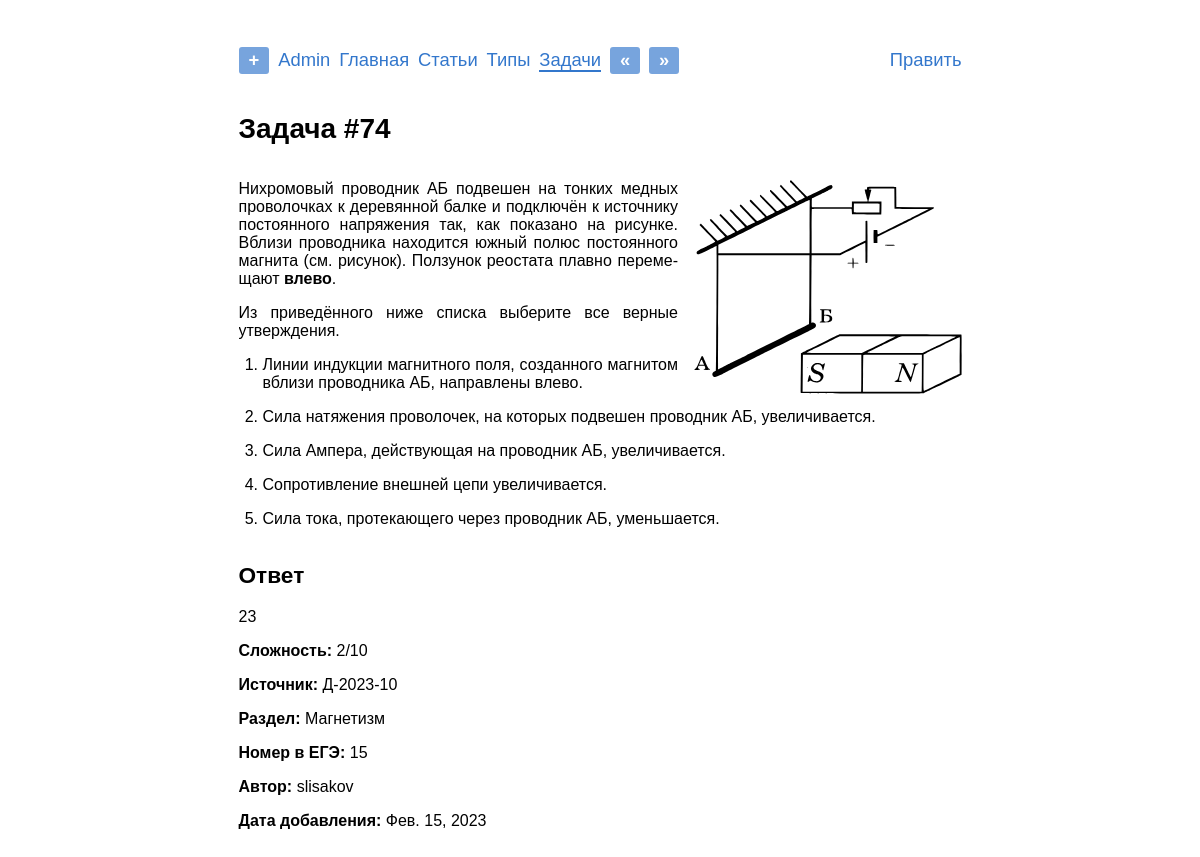
Page /problems/74/ on the earlier database version.
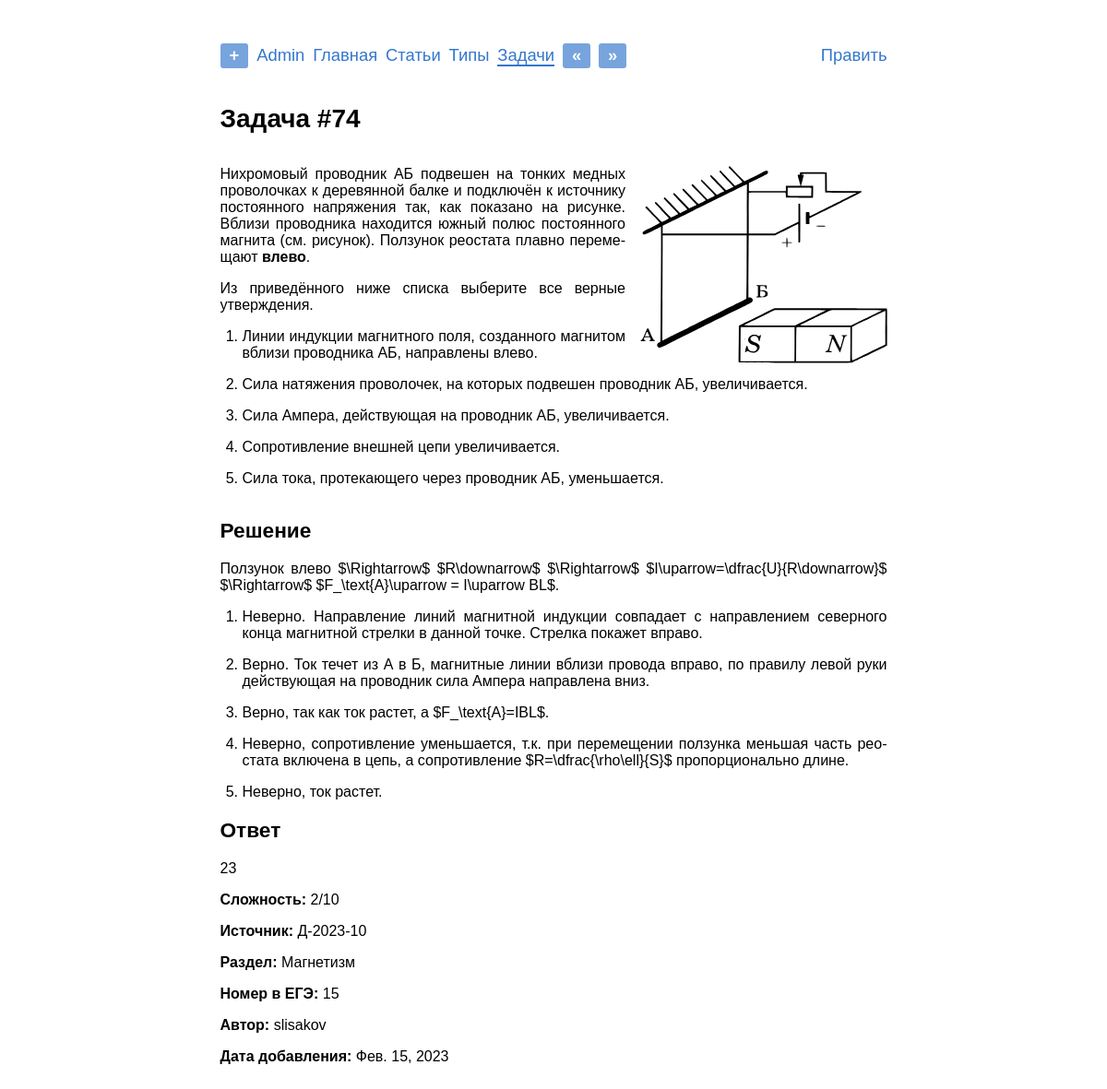
Same page on the later database version.
### problems/models.py (models this page shows, shortened)
class Problem(models.Model):
    objects = ProblemManager()
    text = models.TextField('условие',
                            max_length=6000,
                            help_text='Максимум 6 тыс. символов '
                            '(если мало - обратитесь к создательнице сайта)')
    solution = models.TextField('решение',
                                max_length=6000,
                                help_text='Максимум 6 тыс. символов',
                                blank=True,
                                null=True)
    answer = models.TextField('ответ',
                              max_length=1000,
                              help_text='Максимум 1 тыс. символов',
                              blank=True,
                              null=True)
    complexity = models.PositiveSmallIntegerField('сложность',
                                                  help_text=('число от 1 до 10'
                                                             ' включительно'),
                                                  blank=True,
                                                  null=True,
                                                  validators=(
                                                      [MinValueValidator(1),
                                                       MaxValueValidator(10)]))
    author = models.ForeignKey(User,
                               on_delete=models.CASCADE,
                               editable=False,
                               verbose_name='автор')
    date = models.DateField('дата добавления',
                            auto_now_add=True)
    tags = models.ManyToManyField(Tag,
                                  verbose_name='тэги',
                                  blank=True)
    source = models.ForeignKey(Source,
                               on_delete=models.CASCADE,
                               verbose_name='источник',
                               blank=True,
                               null=True)
    category = models.ForeignKey(Category,
                                 on_delete=models.CASCADE,
                                 verbose_name='раздел',
                                 blank=True,
                                 null=True)
    subcategory = models.ForeignKey(Subcategory,
                                    on_delete=models.CASCADE,
                                    verbose_name='подраздел',
                                    blank=True,
                                    null=True)
    type_ege = models.ForeignKey(TypeInEGE,
                                 on_delete=models.CASCADE,
                                 verbose_name='Тип задания',
                                 null=True)
    class Meta:
        verbose_name = 'задача'
        verbose_name_plural = 'задачи'
        default_related_name = 'problems'

class Source(models.Model):
    name = models.CharField('название',
                            max_length=500,
                            help_text='Максимум 500 символов')
    class Meta:
        verbose_name = 'источник'
        verbose_name_plural = 'источники'
        default_related_name = 'source'
        ordering = ['name']
    def __str__(self):
        return self.name

class CategoryBaseModel(models.Model):
    name = models.CharField('название',
                            max_length=150,
                            help_text='Максимум 150 символов')
    slug = models.SlugField('слаг',
                            max_length=150,
                            help_text=('Слаг - текстовый идентификатор,'
                                       ' с помощью которого будут'
                                       ' генерироваться ссылки'))
    class Meta:
        abstract = True
    def __str__(self):
        return self.name

class Category(CategoryBaseModel):
    class Meta:
        verbose_name = 'раздел'
        verbose_name_plural = 'разделы'
        default_related_name = 'category'
        ordering = ['name']

class TypeInEGE(models.Model):
    objects = TypeInEGEManager()
    number = models.PositiveSmallIntegerField('номер')
    max_score = models.PositiveSmallIntegerField('максимальное количество'
                                                 ' баллов')
    part_ege = models.ForeignKey(PartOfEGE,
                                 on_delete=models.CASCADE,
                                 verbose_name='часть ЕГЭ',
                                 default=1)
    class Meta:
        verbose_name = 'тип'
        verbose_name_plural = 'типы'
        default_related_name = 'type'
        ordering = ['number']
    def __str__(self):
        return str(self.number)

### problems/views.py (the view)
# urls.py: re_path(r'^(?P<pk>[1-9]\d*)/$', views.ProblemView.as_view(),
class ProblemView(DetailView):
    model = Problem
    template_name = 'problems/problem_detail.html'
    context_object_name = 'problem'
    def get_queryset(self):
        return Problem.objects.detail()
    def get_context_data(self, **kwargs):
        data = super().get_context_data(**kwargs)
        problem_pk = self.kwargs['pk']
        data['next_problem'] = (Problem.objects
                                       .all()
                                       .filter(id=int(problem_pk) + 1)
                                       .exists())
        data['previous_problem'] = (Problem.objects
                                           .all()
                                           .filter(id=int(problem_pk) - 1)
                                           .exists())
        return data

### problems/managers.py (called while the page is built)
    def detail(self):
        return (
            self.get_queryset()
            .prefetch_related('tags')
            .select_related('author', 'source', 'category', 'subcategory',
                            'type_ege')
        )

### problems/templatetags/abbr.py (called while the page is built)
def replace_by_dic(el, dic):
    for i, j in dic.items():
        el = el.replace(i, j)
    return el

@register.filter()
@stringfilter
def abbr(value):
    return replace_by_dic(value, abbr_dic)

### problems/templatetags/markdown_extras.py (called while the page is built)
@register.filter()
@stringfilter
def markdown(value):
    return md.markdown(value, extensions=['markdown.extensions.fenced_code'])

### templates/problems/problem_detail.html (shortened to what this page needs)
{% extends "base.html" %}
{% load markdown_extras %}
{% load abbr %}
{% block content %}
  <div class="card">
    <h1 class="card-title">Задача #{{problem.id}}</h1>
    <div class="problem">{{problem.text|markdown|abbr|safe}}</div>
    {% if problem.solution%}<h2>Решение</h2><div class="solution">{{problem.solution|markdown|safe}}</div>{% endif %}
    {% if problem.answer%}<h2>Ответ </h2>{{problem.answer|markdown|safe}}{% endif %}
    {% if problem.complexity%}<p><b>Сложность: </b>{{problem.complexity}}/10</p>{% endif %}
    {% if problem.source%}<p><b>Источник: </b>{{problem.source}}{% endif %}</p>
    {% if problem.category%}<p><b>Раздел: </b>{{problem.category}}{% endif %}</p>
    <p><b>Номер в ЕГЭ: </b>{{problem.type_ege}}</p>
    <p><b>Автор: </b>{{problem.author.username}}</p>
    <p><b>Дата добавления: </b>{{problem.date}}</p>
  </div>
{% endblock %}

Differences in the rows shown:
changed Problem "Магнетизм": solution (not shown) → "Ползунок влево $\\Rightarrow$ $R\\downarrow$ $\\Rightarrow$ $I\\uparrow=\\dfrac{U}{R\\downarrow}$ $\\Rightarrow$ $F_\\text{A}\\uparrow = I\\uparrow BL$. Неверно. Направление линий магнитной индукции совпадает с направлением северного конца магнитной стрелки в данной точке. Стрелка покажет вправо. Верно. Ток течет из А в Б, магнитные линии вблизи провода вправо, по правилу левой руки действующая на проводник сила Ампера направлена вниз. Верно, так как ток растет, а $F_\\text{A}=IBL$. Неверно, сопротивление уменьшается, т.к. при перемещении ползунка меньшая часть реостата включена в цепь, а сопротивление $R=\\dfrac{\\rho\\ell}{S}$ пропорционально длине. Неверно, ток растет."
Other differences:
text now shown: "Решение"
